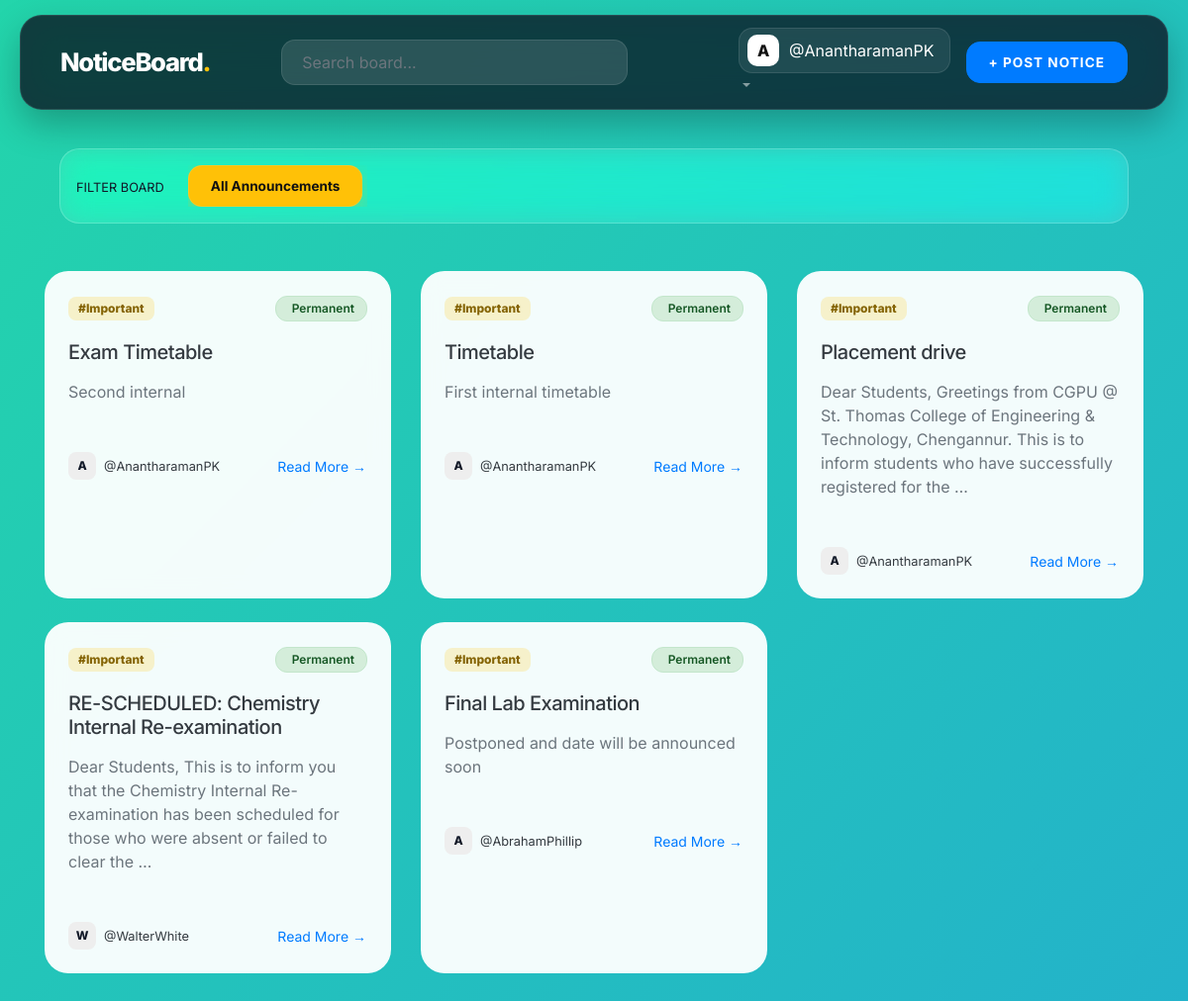
Screenshot of /notices/tags/Important/ (signed in) with the database file from the repository.
### notices/models.py (models this page shows, shortened)
class Notice(models.Model):
    title = models.CharField(max_length=200)
    message = models.TextField()
    xpires_at = models.DateTimeField(null=True, blank=True) # ADD THIS LINE
    attachment = models.FileField(upload_to='notices/attachments/', null=True, blank=True)
    tags = models.CharField(max_length=100, null=True, blank=True)
    created_at = models.DateTimeField(auto_now_add=True)
    created_by = models.ForeignKey(User, related_name='notices', on_delete=models.CASCADE)
    expires_at = models.DateTimeField(null=True, blank=True) # ADD THIS LINE

### notices/views.py (the view)
# urls.py: path('tags/<str:tag>/', views.TagView.as_view(), name='tag'),
class TagView(LoginRequiredMixin, ListView):
    model = Notice
    context_object_name = 'notices'
    template_name = 'notices/tag.html'
    paginate_by = 10
    def get_context_data(self, **kwargs):
        context_data = super().get_context_data(**kwargs)
        context_data['tag'] = self.kwargs['tag']
        return context_data
    def get_queryset(self):
        tag = self.kwargs['tag']
        return Notice.objects.filter(tags__icontains=tag).order_by('-created_at')

### notices/templates/notices/tag.html (shortened to what this page needs)
{% extends 'notices/home.html' %}

### notices/templates/notices/home.html (shortened to what this page needs)
{% extends 'notices/base.html' %}
{% load static %}
{% block content %}
<div class="container-fluid mb-5 animate-fade-in">
    <div class="glass-tag-nav p-3 d-flex align-items-center">
        <div class="d-flex align-items-center">
            <div class="nav-label mr-4 d-none d-md-block">
                <span class="text-uppercase small font-weight-800 tracking-wider text-white-50">Filter Board</span>
            </div>
            <div class="tag-scroll-container d-flex align-items-center">
                <a href="{% url 'notices:home' %}" class="tag-pill {% if not request.GET.tag %}active{% endif %}">
                    All Announcements
                </a>
            </div>
        </div>
    </div>
</div>
<div class="row animate-up">
    {% for notice in notices %}
        <div class="col-md-6 col-lg-4 mb-4">
            <div class="card glass-card h-100 shadow-sm border-0">
                <div class="card-body p-4 d-flex flex-column">
                    <div class="d-flex justify-content-between align-items-start mb-3">
                        <div class="tags-wrapper">
                            {% if notice.tags %}
                                {% for t in notice.tags.split %}
                                    <span class="badge badge-soft-warning mb-1">#{{ t|cut:"," }}</span>
                                {% endfor %}
                            {% endif %}
                        </div>
                        <div class="expiry-section">
                            {% if notice.expires_at %}
                                <span class="badge badge-timer">
                                    <i class="fas fa-clock mr-1"></i>
                                    {% if notice.is_active %}
                                        {{ notice.expires_at|timeuntil }}
                                    {% else %}
                                        <span class="text-danger font-weight-bold">Expired</span>
                                    {% endif %}
                                </span>
                            {% else %}
                                <span class="badge badge-permanent">
                                     Permanent
                                </span>
                            {% endif %}
                        </div>
                    </div>
                    <h5 class="card-title font-weight-800 text-dark mb-3" style="letter-spacing: -0.5px;">
                        {{ notice.title }}
                    </h5>
                    <p class="card-text text-muted flex-grow-1">
                        {{ notice.message|truncatewords:25 }}
                    </p>
                    <div class="d-flex justify-content-between align-items-center">
                        <div class="d-flex align-items-center">
                            <div class="avatar-sm mr-2">{{ notice.created_by.username|slice:":1"|upper }}</div>
                            <small class="font-weight-700 text-dark">@{{ notice.created_by.username }}</small>
                        </div>
                        <a href="{% url 'notices:notice_page' notice.id %}" class="btn btn-link btn-sm p-0 font-weight-700 text-primary">
                            Read More →
                        </a>
                    </div>
                </div>
            </div>
        </div>
    {% endfor %}
</div>
{% endblock %}

### notices/templates/notices/base.html (shortened to what this page needs)
{% load static %}
<!DOCTYPE html>
<html lang="en">
<head>
    <link rel="stylesheet" href="{% static 'css/bootstrap.min.css' %}">
</head>
<body>
    {% if user.is_authenticated %}
    <nav class="navbar navbar-expand-lg navbar-dark sticky-top">
        <div class="container-fluid">
            <a class="navbar-brand" href="{% url 'notices:home' %}">
                NoticeBoard<span style="color: var(--accent-color);">.</span>
            </a>
            <div class="collapse navbar-collapse" id="mainMenu">
                <div class="mx-auto mt-3 mt-lg-0 search-wrapper">
                    <form action="{% url 'notices:home' %}" method="GET" autocomplete="off">
                        <input id="search-input" name="q" class="form-control" type="text"
                               placeholder="Search board..." value="{{ request.GET.q }}">
                    </form>
                </div>
                <ul class="navbar-nav ml-auto align-items-center mt-3 mt-lg-0">
                    <li class="nav-item dropdown mr-lg-3">
                        <a class="nav-link dropdown-toggle p-0" href="#" id="userMenu" data-toggle="dropdown">
                            <div class="user-profile-box">
                                <div class="avatar-circle">{{ user.username|first|upper }}</div>
                                <span class="text-white font-weight-600">@{{ user.username }}</span>
                            </div>
                        </a>
                    </li>
                    {% if user.is_staff %}
                        <li class="nav-item">
                            <a href="{% url 'notices:new_notice' %}" class="btn btn-primary btn-nav-custom">+ Post Notice</a>
                        </li>
                    {% endif %}
                </ul>
            </div>
        </div>
    </nav>
    {% endif %}
    <div class="main-wrapper container pb-5 mt-4">
        {% block content %}{% endblock %}
    </div>
</body>
</html>

### notices/templates/notices/base.html (style rules this page uses)
:root { --glass-bg: rgba(255, 255, 255, 0.85); --glass-border: rgba(255, 255, 255, 0.4); --primary-dark: #111827; --accent-color: #ffc107; --portal-blue: #007bff; }
body { font-family: 'Inter', sans-serif; color: var(--primary-dark); -webkit-font-smoothing: antialiased; background: linear-gradient(-45deg, #ee7752, #e73c7e, #23a6d5, #23d5ab); background-size: 400% 400%; animation: gradientShift 15s ease infinite; min-height: 100vh; margin: 0; display: flex; flex-direction: column; }
.navbar { margin: 15px 20px; border-radius: 22px; background: rgba(17, 24, 39, 0.82) !important; backdrop-filter: blur(20px) saturate(180%); border: 1px solid rgba(255, 255, 255, 0.1) !important; box-shadow: 0 15px 35px rgba(0, 0, 0, 0.25); padding: 12px 25px; }
.navbar-brand { font-weight: 800; letter-spacing: -0.05em; font-size: 1.6rem; color: white !important; }
.search-wrapper { position: relative; width: 350px; }
#search-input { background: rgba(255, 255, 255, 0.12) !important; border: 1px solid rgba(255, 255, 255, 0.1); color: white !important; border-radius: 14px; padding: 10px 20px; width: 100%; transition: all 0.3s ease; }
.user-profile-box { display: flex; align-items: center; background: rgba(255, 255, 255, 0.08); padding: 6px 15px 6px 8px; border-radius: 14px; border: 1px solid rgba(255, 255, 255, 0.1); }
.avatar-circle { width: 32px; height: 32px; background: white; color: #111; border-radius: 10px; display: inline-flex; align-items: center; justify-content: center; font-weight: 800; margin-right: 10px; }
.btn-nav-custom { border-radius: 14px; font-weight: 700; padding: 10px 22px; text-transform: uppercase; font-size: 0.85rem; letter-spacing: 1px; transition: all 0.3s ease; }
.main-wrapper { flex: 1; display: flex; flex-direction: column; }

### notices/templates/notices/home.html (style rules this page uses)
.animate-up { animation: fadeInUp 0.8s cubic-bezier(0.2, 0.8, 0.2, 1); }
.glass-tag-nav { background: rgba(255, 255, 255, 0.12) !important; backdrop-filter: blur(15px) saturate(180%); border: 1px solid rgba(255, 255, 255, 0.2) !important; border-radius: 20px; }
.tag-scroll-container { overflow-x: auto; white-space: nowrap; gap: 12px; scrollbar-width: none; }
.tag-pill { display: inline-flex; padding: 10px 22px; background: rgba(255, 255, 255, 0.15); border: 1px solid rgba(255, 255, 255, 0.1); border-radius: 14px; color: white !important; font-weight: 700; font-size: 0.85rem; text-decoration: none !important; transition: 0.3s; margin-right: 5px; }
.tag-pill.active { background: #ffc107 !important; color: #111 !important; box-shadow: 0 8px 20px rgba(255, 193, 7, 0.3); }
.glass-card { background: rgba(255, 255, 255, 0.95) !important; backdrop-filter: blur(10px); border-radius: 24px !important; transition: transform 0.3s ease, box-shadow 0.3s ease; }
.badge-soft-warning { background: rgba(255, 193, 7, 0.2); color: #856404; font-weight: 800; font-size: 0.75rem; padding: 6px 10px; border-radius: 8px; }
.avatar-sm { width: 28px; height: 28px; background: #eee; border-radius: 8px; display: flex; align-items: center; justify-content: center; font-size: 0.75rem; font-weight: 800; }
.badge-permanent { background: #d4edda !important; border: 1px solid #c3e6cb; color: #155724 !important; padding: 6px 12px; border-radius: 12px; font-size: 0.75rem; font-weight: 600; }

### rows the page displays
Notice: split "Important", shows "Permanent", title "Exam Timetable", message "Second internal", created_by.username "A", created_by.username "AnantharamanPK"
Notice: split "Important", shows "Permanent", title "Timetable", message "First internal timetable", created_by.username "A", created_by.username "AnantharamanPK"
Notice: split "Important", shows "Permanent", title "Placement drive", message "Dear Students, Greetings from CGPU @ St. Thomas College of Engineering & Technology, Chengannur. This is to inform students who have successfully registered for the …", created_by.username "A", created_by.username "AnantharamanPK"
Notice: split "Important", shows "Permanent", title "RE-SCHEDULED: Chemistry Internal Re-examination", message "Dear Students, This is to inform you that the Chemistry Internal Re-examination has been scheduled for those who were absent or failed to clear the …", created_by.username "W", created_by.username "WalterWhite"
Notice: split "Important", shows "Permanent", title "Final Lab Examination", message "Postponed and date will be announced soon", created_by.username "A", created_by.username "AbrahamPhillip"

### other values shown
{{ user.username|first|upper }} "A"
{{ user.username }} "AnantharamanPK"
